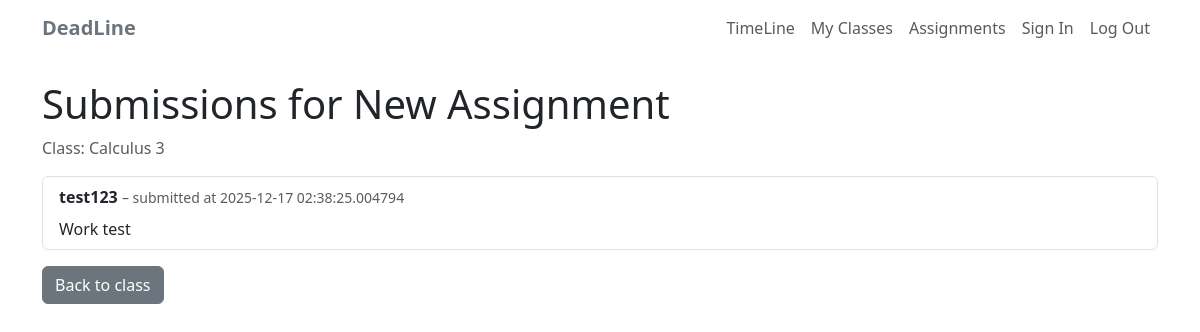
Page /assignments/1/submissions (signed in) on the committed database.
### app/models.py (models this page shows, shortened)
class Assignment(db.Model):
    id = db.Column(db.Integer, primary_key=True)
    title = db.Column(db.String(140), nullable=False)
    description = db.Column(db.Text)
    due_date = db.Column(db.DateTime, nullable=False)
    created_at = db.Column(db.DateTime, default=datetime.utcnow)
    creator_id = db.Column(db.Integer, db.ForeignKey('user.id'))
    creator = db.relationship('User', backref='created_assignments')
    class_id = db.Column(db.Integer, db.ForeignKey('class.id'), nullable=False)
    clazz = db.relationship('Class', backref='assignments')

class Class(db.Model):
    id = db.Column(db.Integer, primary_key=True)
    name = db.Column(db.String(140), nullable=False)
    description = db.Column(db.Text)
    owner_id = db.Column(db.Integer, db.ForeignKey('user.id'), nullable=False)
    owner = db.relationship('User', backref='owned_classes')
    members = db.relationship(
        'User',
        secondary=class_memberships,
        backref=db.backref('classes', lazy='dynamic'),
        lazy='dynamic'
    )

class Submission(db.Model):
    id = db.Column(db.Integer, primary_key=True)
    assignment_id = db.Column(db.Integer, db.ForeignKey('assignment.id'), nullable=False)
    student_id = db.Column(db.Integer, db.ForeignKey('user.id'), nullable=False)
    content = db.Column(db.Text)  # or a file path / URL if you want uploads
    submitted_at = db.Column(db.DateTime, default=datetime.utcnow)
    assignment = db.relationship('Assignment', backref='submissions')
    student = db.relationship('User', backref='submissions')
    __table_args__ = (
        db.UniqueConstraint('assignment_id', 'student_id', name='uq_assignment_student'),
    )

class User(db.Model, UserMixin):
    id = db.Column(db.Integer, primary_key=True)
    username = db.Column(db.String(64), index=True, unique=True, nullable=False)
    email = db.Column(db.String(128), index=True, unique=True, nullable=False)
    password_hash = db.Column(db.String(128), nullable=False)

### app/routes.py (the view)
@deadline_app.route('/assignments/<int:assignment_id>/submissions')
@login_required
def view_submissions(assignment_id):
    assignment = Assignment.query.get_or_404(assignment_id)
    clazz = assignment.clazz
    if current_user != clazz.owner:
        abort(403)
    submissions = Submission.query.filter_by(assignment_id=assignment.id).all()
    return render_template(
        'submissions.html',
        assignment=assignment,
        submissions=submissions,
    )

### app/__init__.py (called while the page is built)
def create_app():
    deadline_app = Flask(__name__)
    deadline_app.config.from_mapping(
        SECRET_KEY='shmortobius',
        SQLALCHEMY_DATABASE_URI='sqlite:///' + os.path.join(basedir, 'app.db'),
        SQLALCHEMY_TRACK_MODIFICATIONS=False
    )
    db.init_app(deadline_app)
    login_manager.init_app(deadline_app)
    login_manager.login_view = 'login'
    from app.models import User
    @login_manager.user_loader
    def load_user(user_id):
        return User.query.get(int(user_id))
    with deadline_app.app_context():
        from app import routes, models
        db.create_all()
    return deadline_app

### app/templates/submissions.html
{% extends "layout.html" %}
{% block content %}
<div class="container mt-4">
    <h1>Submissions for {{ assignment.title }}</h1>
    <p class="text-muted">
        Class: {{ assignment.clazz.name }}
    </p>
    {% if submissions %}
        <ul class="list-group">
            {% for s in submissions %}
                <li class="list-group-item">
                    <strong>{{ s.student.username }}</strong>
                    <span class="text-muted small">
                        – submitted at {{ s.submitted_at }}
                    </span>
                    <p class="mt-2 mb-0">{{ s.content }}</p>
                </li>
            {% endfor %}
        </ul>
    {% else %}
        <p class="text-muted">No submissions yet.</p>
    {% endif %}
    <a href="{{ url_for('class_detail', class_id=assignment.clazz.id) }}"
       class="btn btn-secondary mt-3">Back to class</a>
</div>
{% endblock %}

### rows in the picture
Assignment: title "New Assignment"
Class: clazz.name "Calculus 3"
Submission: student.username "test123", submitted_at "2025-12-17 02:38:25.004794", content "Work test"
